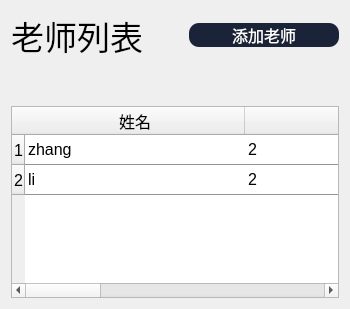
        <widget class="QWidget" name="page_4">
         <layout class="QHBoxLayout" name="horizontalLayout_41">
          <item>
           <layout class="QVBoxLayout" name="verticalLayout_33">
            <item>
             <layout class="QHBoxLayout" name="horizontalLayout_40">
              <item>
               <widget class="QLabel" name="label_44">
                <property name="font">
                 <font>
                  <pointsize>25</pointsize>
                 </font>
                </property>
                <property name="text">
                 <string>老师列表</string>
                </property>
               </widget>
              </item>
              <item>
               <spacer name="horizontalSpacer_4">
                <property name="orientation">
                 <enum>Qt::Horizontal</enum>
                </property>
                <property name="sizeHint" stdset="0">
                 <size>
                  <width>40</width>
                  <height>20</height>
                 </size>
                </property>
               </spacer>
              </item>
              <item>
               <widget class="QPushButton" name="pushButton_19">
                <property name="minimumSize">
                 <size>
                  <width>150</width>
                  <height>0</height>
                 </size>
                </property>
                <property name="maximumSize">
                 <size>
                  <width>16777215</width>
                  <height>16777215</height>
                 </size>
                </property>
                <property name="font">
                 <font>
                  <pointsize>12</pointsize>
                 </font>
                </property>
                <property name="styleSheet">
                 <string notr="true">QPushButton{
	color:rgb(255,255,255);
	border-radius:10px;
	background-color:rgb(27,35,56);
}
QPushButton:hover{
	background-color:rgb(47,60,97);	
}
QPushButton:checked{
	background-color:rgb(19,24,39);	
}</string>
                </property>
                <property name="text">
                 <string>添加老师</string>
                </property>
               </widget>
              </item>
             </layout>
            </item>
            <item>
             <spacer name="verticalSpacer_40">
              <property name="orientation">
               <enum>Qt::Vertical</enum>
              </property>
              <property name="sizeType">
               <enum>QSizePolicy::Minimum</enum>
              </property>
              <property name="sizeHint" stdset="0">
               <size>
                <width>20</width>
                <height>40</height>
               </size>
              </property>
             </spacer>
            </item>
            <item>
             <widget class="QTableWidget" name="tableWidget_3">
              <property name="font">
               <font>
                <pointsize>12</pointsize>
               </font>
              </property>
              <property name="styleSheet">
               <string notr="true">QTableWidget:item{
	border-bottom:0.5px solid rgb(147, 147, 147);
	selection-color: rgb(0, 0, 0);
}</string>
              </property>
              <property name="showGrid">
               <bool>false</bool>
              </property>
              <property name="rowCount">
               <number>2</number>
              </property>
              <attribute name="horizontalHeaderDefaultSectionSize">
               <number>220</number>
              </attribute>
              <attribute name="horizontalHeaderStretchLastSection">
               <bool>true</bool>
              </attribute>
              <attribute name="verticalHeaderVisible">
               <bool>true</bool>
              </attribute>
              <attribute name="verticalHeaderHighlightSections">
               <bool>false</bool>
              </attribute>
              <attribute name="verticalHeaderStretchLastSection">
               <bool>false</bool>
              </attribute>
              <row>
               <property name="text">
                <string>1</string>
               </property>
              </row>
              <row>
               <property name="text">
                <string>2</string>
               </property>
              </row>
              <column>
               <property name="text">
                <string>姓名</string>
               </property>
              </column>
              <column>
               <property name="text">
                <string>工资</string>
               </property>
              </column>
              <column>
               <property name="text">
                <string>冻结状态</string>
               </property>
              </column>
              <column>
               <property name="text">
                <string>编辑</string>
               </property>
              </column>
              <item row="0" column="0">
               <property name="text">
                <string>zhang</string>
               </property>
              </item>
              <item row="0" column="1">
               <property name="text">
                <string>2</string>
               </property>
              </item>
              <item row="0" column="2">
               <property name="text">
                <string>今天</string>
               </property>
              </item>
              <item row="0" column="3">
               <property name="text">
                <string/>
               </property>
              </item>
              <item row="1" column="0">
               <property name="text">
                <string>li</string>
               </property>
              </item>
              <item row="1" column="1">
               <property name="text">
                <string>2</string>
               </property>
              </item>
              <item row="1" column="2">
               <property name="text">
                <string>明天</string>
               </property>
              </item>
              <item row="1" column="3">
               <property name="text">
                <string/>
               </property>
              </item>
             </widget>
            </item>
           </layout>
          </item>
         </layout>
        </widget>
